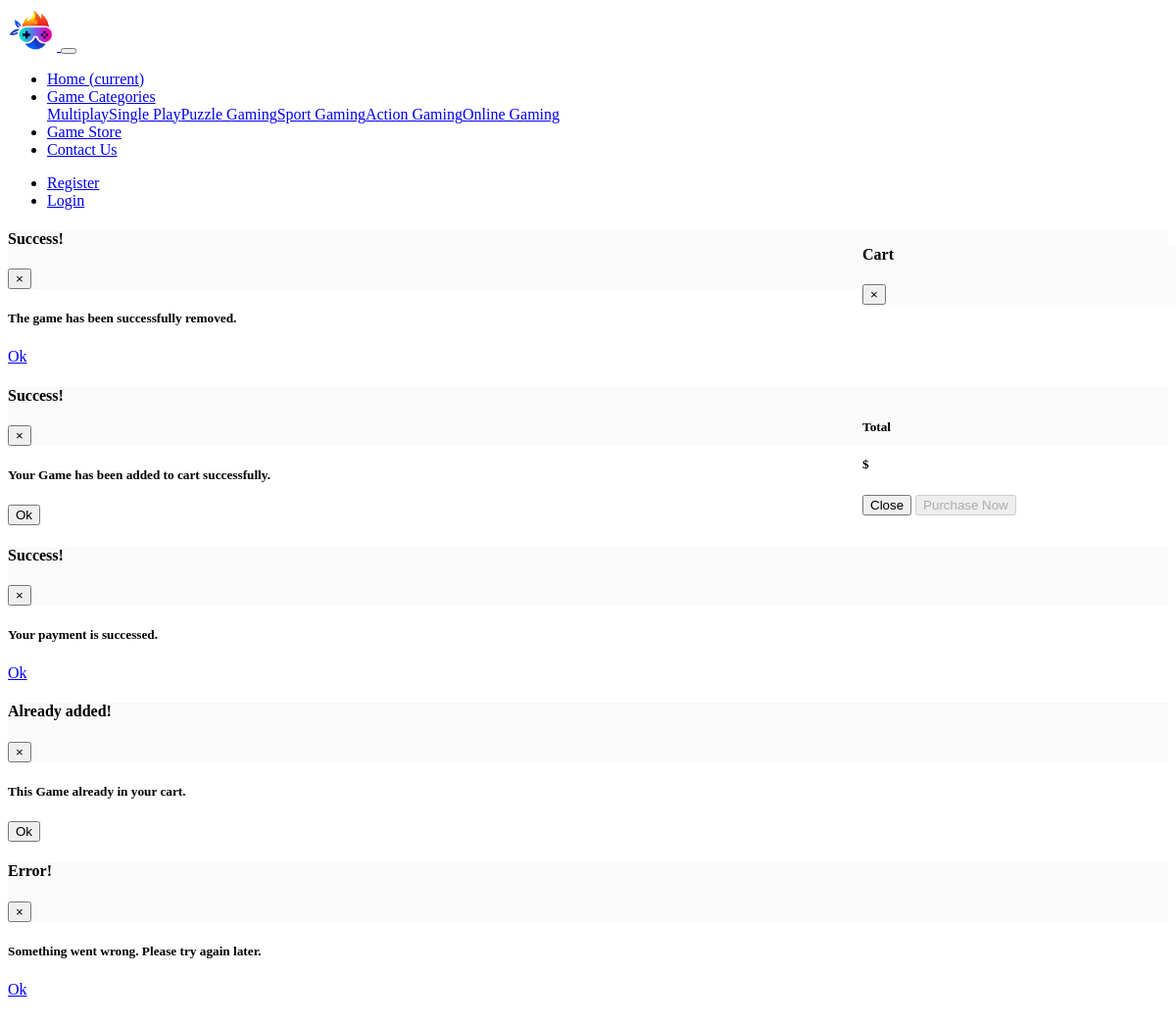
Page /common/top_navbar.php on the committed database.
### tables this page shows
CREATE TABLE `game_categories` (
  `id` int(11) NOT NULL,
  `name` varchar(500) NOT NULL,
  `status` tinyint(1) NOT NULL DEFAULT 1
);

### common/top_navbar.php (the view, shortened to what this page needs)
<?php
require 'conn.php';
$query2 = "SELECT name, id FROM game_categories";
$result2 = mysqli_query($conn, $query2);
$catos = [];
while ($cato = mysqli_fetch_array($result2)) {
    $catos[] = array(
        'name' => $cato['name'],
        'id' => $cato['id'],
    );
}
?>
<link rel="stylesheet" href=" css/style.css">
<nav class="navbar navbar-expand-lg nav-bg-dark fixed-top">
    <a class="navbar-brand nav-wapper-1" href=" index.php">
        <img src="images/logo2.png" width="50px">
    </a>
    <button class="navbar-toggler" type="button" data-toggle="collapse" data-target="#navbarNavDropdown" aria-controls="navbarNavDropdown" aria-expanded="false" aria-label="Toggle navigation">
    </button>
    <div class="collapse navbar-collapse" id="navbarNavDropdown">
        <ul class="navbar-nav">
            <li class="nav-item <?php echo basename($_SERVER['REQUEST_URI']) == ' index.php' ? 'active' : '' ?> ">
                <a class="nav-link" href=" index.php">Home <span class="sr-only">(current)</span></a>
            </li>
            <li class="nav-item dropdown">
                <a class="nav-link dropdown-toggle" href="#" id="navbarDropdown" role="button" data-toggle="dropdown" aria-haspopup="true" aria-expanded="false">
                    Game Categories
                </a>
                <div class="dropdown-menu" aria-labelledby="navbarDropdown">
                    <?php foreach ($catos as $key => $cato) {
                        echo "<a class='dropdown-item' href='game_categories.php?data=" . $cato['id'] . "'>" . $cato['name'] . "</a>";
                    }
                    ?>
                </div>
            </li>
            <li class="nav-item <?php echo basename($_SERVER['REQUEST_URI']) == 'game_store.php' ? 'active' : '' ?>">
                <a class="nav-link" href="game_store.php">Game Store</a>
            </li>
            <li class="nav-item <?php echo basename($_SERVER['REQUEST_URI']) == 'contact_us.php' ? 'active' : '' ?>">
                <a class="nav-link" href="contact_us.php">Contact Us</a>
            </li>
        </ul>
        <ul class="navbar-nav ml-auto">
            <?php
            if (isset($_SESSION['login_user_email'])) {
            ?>
                <li class="nav-item">
                    <a data-toggle="modal" data-target="#cart" class="nav-link reg-btn btn-sm" style="cursor: pointer;">
                        <i class="fas fa-shopping-cart"></i>
                        Cart <span class="cart-qty"> <?php echo count($items); ?> </span>
                    </a>
                </li>
                <li class="nav-item dropdown">
                    <a class="nav-link dropdown-toggle" href="#" id="navbarDropdownMenuLink" data-toggle="dropdown" aria-haspopup="false" aria-expanded="false">
                        <?php echo $_SESSION['login_user_firstname'] ?></span>&nbsp<span><?php echo $_SESSION['login_user_lastname'] ?>
                    </a>
                    <div class="dropdown-menu" aria-labelledby="navbarDropdownMenuLink">
                        <?php
                        if ($_SESSION['login_user_role'] == 'ROLE_ADMIN') {
                            echo "<a class='dropdown-item' href=' dashboard/index.php'>Admin</a>";
                        }
                        ?>
                        <a class="dropdown-item" href="logout.php">Logout </a>
                    </div>
                </li>
            <?php
            } else {
            ?>
                <li class="nav-item">
                    <a href="register.php" class="nav-link reg-btn btn-sm">
                        Register
                    </a>
                </li>
                <li class="nav-item">
                    <a href="login.php" class="nav-link btn btn-dark login-btn btn-sm">
                        Login
                    </a>
                </li>
            <?php
            }
            ?>
        </ul>
    </div>
</nav>
<div class="modal right fade" id="cart" tabindex="-1" role="dialog" aria-labelledby="cart">
    <div class="modal-dialog" role="document">
        <div class="modal-content">
            <div class="modal-header cb">
                <h4 class="modal-title text-left cb" id="myModalLabel2">Cart</h4>
                <button type="button" class="close text-right" data-dismiss="modal" aria-label="Close"><span aria-hidden="true">&times;</span></button>
            </div>
            <div class="modal-body">
            </div>
            <div class="modal-footer" style="justify-content:space-around;">
                <div class="row total text-left cb">
                    <h5>Total</h5>
                </div>
                <div class="row total text-center crr">
                    <h5 style="font-weight: 700;">$ <?php echo $total_price ?></h5>
                </div>
            </div>
            <div class=" modal-footer">
                <button type="button" class="btn btn-info" data-dismiss="modal">Close</button>
                <a href="purchase.php"><button type="button" class="btn btn-primary add-btn" <?php echo $count > 0 ? "" : 'disabled' ?>>Purchase Now</button></a>
            </div>
        </div>
    </div>
</div>
<div id="successModal4" class="modal fade" tabindex="-1" role="dialog" data-backdrop="static" data-keyboard="false" aria-labelledby="danger-header-modalLabel" aria-hidden="true">
    <div class="modal-dialog">
        <div class="modal-content">
            <div class="modal-header modal-colored-header bg-success text">
                <h4 class="modal-title" id="danger-header-modalLabel successModal">
                    Success!</h4>
                <button type="button" class="close" data-dismiss="modal" aria-hidden="true">×</button>
            </div>
            <div class="modal-body">
                <h5 class="mt-0 text-center text-black">
                    <i class="fa fa-check"></i> The game has been successfully removed.
                </h5>
            </div>
            <div class="modal-footer text-center">
                <a href="game_store.php" type="submit" class="btn btn-success">Ok</a>
            </div>
        </div>
    </div>
</div>
<div id="successModal3" class="modal fade" tabindex="-1" role="dialog" data-backdrop="static" data-keyboard="false" aria-labelledby="danger-header-modalLabel" aria-hidden="true">
    <div class="modal-dialog">
        <div class="modal-content">
            <div class="modal-header modal-colored-header bg-success text">
                <h4 class="modal-title" id="danger-header-modalLabel successModal">
                    Success!</h4>
                <button type="button" class="close" data-dismiss="modal" aria-hidden="true">×</button>
            </div>
            <div class="modal-body">
                <h5 class="mt-0 text-center text-black">
                    <i class="fa fa-check"></i> Your Game has been added to cart successfully.
                </h5>
            </div>
            <div class="modal-footer text-center">
                <button type="button" id="modal-ok" class="btn btn-success">Ok</button>
            </div>
        </div>
    </div>
</div>
<div id="successModal5" class="modal fade" tabindex="-1" role="dialog" data-backdrop="static" data-keyboard="false" aria-labelledby="danger-header-modalLabel" aria-hidden="true">
    <div class="modal-dialog">
        <div class="modal-content">
            <div class="modal-header modal-colored-header bg-success text">
                <h4 class="modal-title" id="danger-header-modalLabel successModal">
                    Success!</h4>
                <button type="button" class="close" data-dismiss="modal" aria-hidden="true">×</button>
            </div>
            <div class="modal-body">
                <h5 class="mt-0 text-center text-black">
                    <i class="fa fa-check"></i> Your payment is successed.
                </h5>
            </div>
            <div class="modal-footer text-center">
                <a href="my_games.php" type="submit" class="btn btn-success">Ok</a>
            </div>
        </div>
    </div>
</div>
<div id="errorModal3" class="modal fade" tabindex="-1" role="dialog" data-backdrop="static" data-keyboard="false" aria-labelledby="danger-header-modalLabel" aria-hidden="true">
    <div class="modal-dialog">
        <div class="modal-content">
            <div class="modal-header modal-colored-header bg-danger text">
                <h4 class="modal-title" id="danger-header-modalLabel dangerModal">
                    Already added!</h4>
                <button type="button" class="close" data-dismiss="modal" aria-hidden="true">×</button>
            </div>
            <div class="modal-body">
                <h5 class="mt-0 text-center text-black">
                    <i class="fa fa-times"></i> This Game already in your cart.
                </h5>
            </div>
            <div class="modal-footer text-center">
                <button type="button" class="btn btn-success" data-dismiss="modal">Ok</button>
            </div>
        </div>
    </div>
</div>
<div id="errorModal4" class="modal fade" tabindex="-1" role="dialog" data-backdrop="static" data-keyboard="false" aria-labelledby="danger-header-modalLabel" aria-hidden="true">
    <div class="modal-dialog">
        <div class="modal-content">
            <div class="modal-header modal-colored-header bg-danger text">
                <h4 class="modal-title" id="danger-header-modalLabel dangerModal">
                    Error! </h4>
                <button type="button" class="close" data-dismiss="modal" aria-hidden="true">×</button>
            </div>
            <div class="modal-body">
                <h5 class="mt-0 text-center text-black">
                    <i class="fa fa-times"></i> Something went wrong. Please try again later.
                </h5>
            </div>
            <div class="modal-footer text-center">
                <a href="my_games.php" type="submit" class="btn btn-success">Ok</a>
            </div>
        </div>
    </div>
</div>

### css/style.css (style rules this page uses)
.modal.left .modal-dialog, .modal.right .modal-dialog { position: fixed; margin: auto; width: 320px; height: 100%; -webkit-transform: translate3d(0%, 0, 0); -ms-transform: translate3d(0%, 0, 0); -o-transform: translate3d(0%, 0, 0); transform: translate3d(0%, 0, 0); }
.modal.left .modal-content, .modal.right .modal-content { height: 100%; overflow-y: auto; }
.modal.left .modal-body, .modal.right .modal-body { padding: 15px 15px 80px; }
.modal.right.fade .modal-dialog { right: 0px; -webkit-transition: opacity 0.3s linear, right 0.3s ease-out; -moz-transition: opacity 0.3s linear, right 0.3s ease-out; -o-transition: opacity 0.3s linear, right 0.3s ease-out; transition: opacity 0.3s linear, right 0.3s ease-out; }
.modal-content { border-radius: 0; border: none; }
.modal-header { border-bottom-color: #EEEEEE; background-color: #FAFAFA; }

### rows in the picture
game_categories: name "Multiplay"
game_categories: name "Single Play"
game_categories: name "Puzzle Gaming"
game_categories: name "Sport Gaming"
game_categories: name "Action Gaming"
game_categories: name "Online Gaming"
